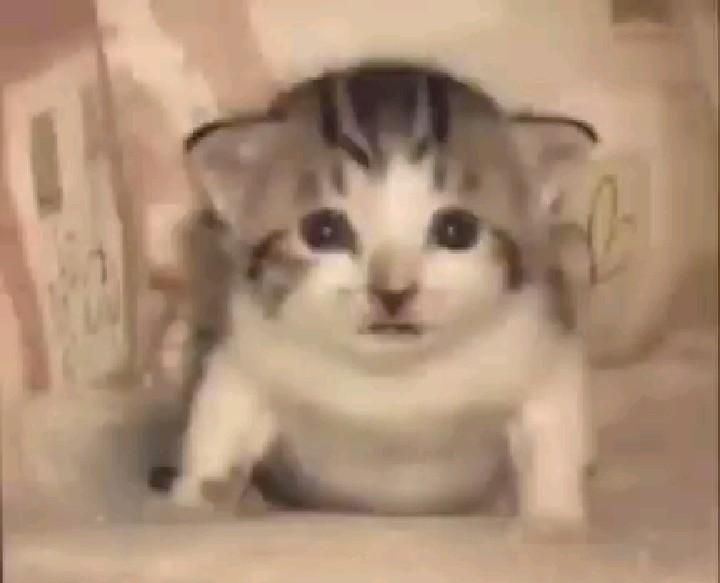
#> input picture img/car1.jpg, 720 x 583 px, found by its file name
$ python task_1.py
#> lines starting #> are read from the running program, lines starting #| are printed output that depends on the picture; after the words box and inside, x2 and y2 are one past the last pixel; in counts of white or black regions, pixels touching at a corner belong together
import numpy as np
import cv2 as cv
from matplotlib import pyplot as plt

img = cv.imread('img/car1.jpg')
#> img is the input picture: shape (583, 720, 3); mean B, G, R 120.1, 143.9, 173.4

print(img.shape)
#| (583, 720, 3)
print("Pixel color at [100, 100]: ", img[100, 100])
#| Pixel color at [100, 100]:  [112 136 172]

#blue pixel -> BGR
print("Blue pixel: ", img[100, 100, 0])
#| Blue pixel:  112

img[100,100] = [255,255,255]
#> img: shape (583, 720, 3); under 0.01% of pixels changed, all inside (x1, y1, x2, y2) = (100, 100, 101, 101)
print("Modify pixel: ", img[100,100])
#| Modify pixel:  [255 255 255]

#Use some new methods from np instead of np like python because of perfomance
print("Red pixel value: ", img.item(10,10,2))
#| Red pixel value:  156

# img.itemset((10,10,2),100) REMOVED FROM LIBRARY
# print("Modify pixel new method: ", img.item(10,10,2))

print("Img shape = ", img.shape)
#| Img shape =  (583, 720, 3)
print("Img size CxHxW = ", img.size)
#| Img size CxHxW =  1259280
print("Img dtype = ", img.dtype)
#| Img dtype =  uint8


area = img[120:450, 200:500]
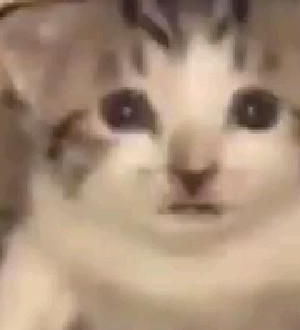
#> area: shape (330, 300, 3); mean B, G, R 121.7, 143.4, 168.5
img[0:330, 0:300] = area
cv.imshow("Results", img)
cv.waitKey(0)

#split and merge channels
b,g,r = cv.split(img)
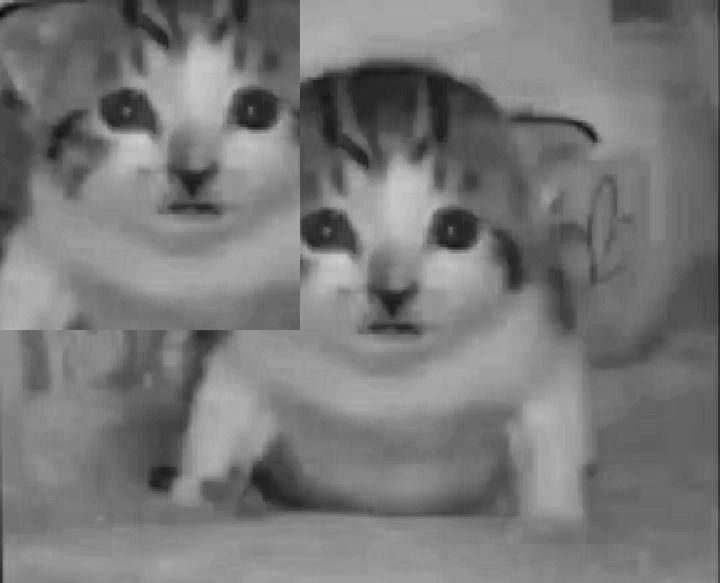
#> b: shape (583, 720); min 8, max 205, mean 120.3
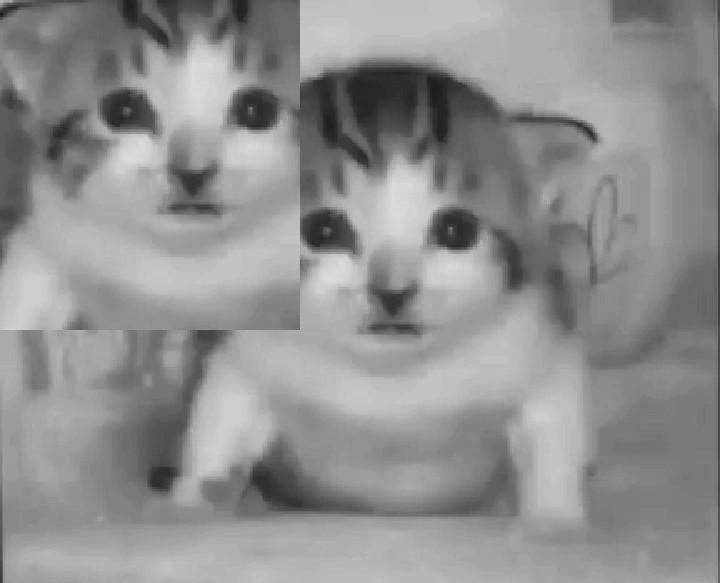
#> g: shape (583, 720); min 28, max 221, mean 143.5
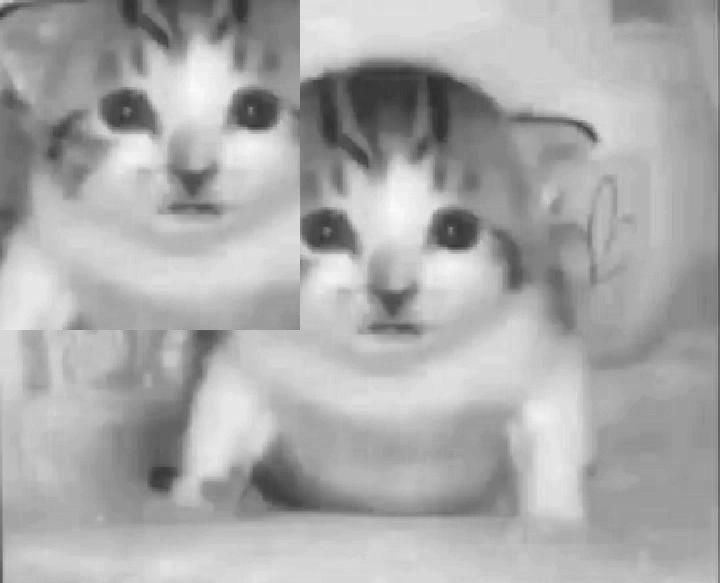
#> r: shape (583, 720); min 45, max 249, mean 170.7
img = cv.merge((b,g,r))

#or slices
b = img[:,:,0]
img[:,:,2] = 0
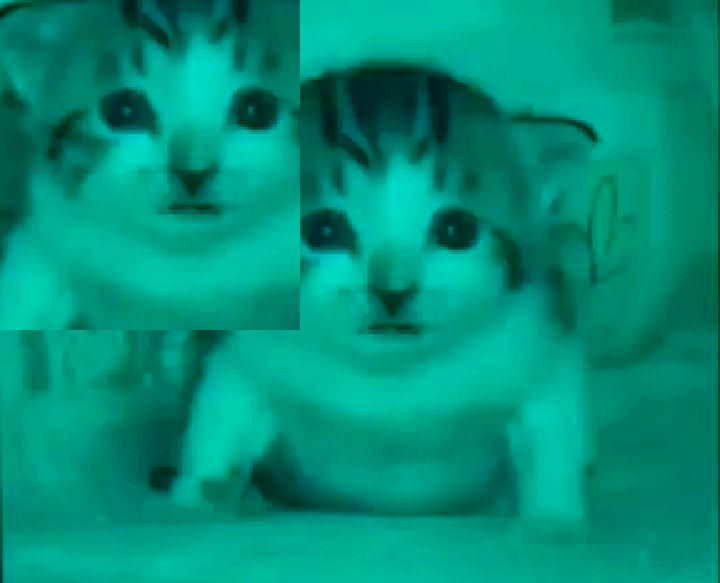
#> img: shape (583, 720, 3); mean B, G, R 120.3, 143.5, 0
cv.imshow("Results", img)
cv.waitKey(0)

BLUE = [255,0,0]

img1 = cv.imread('img/car2.jpg')
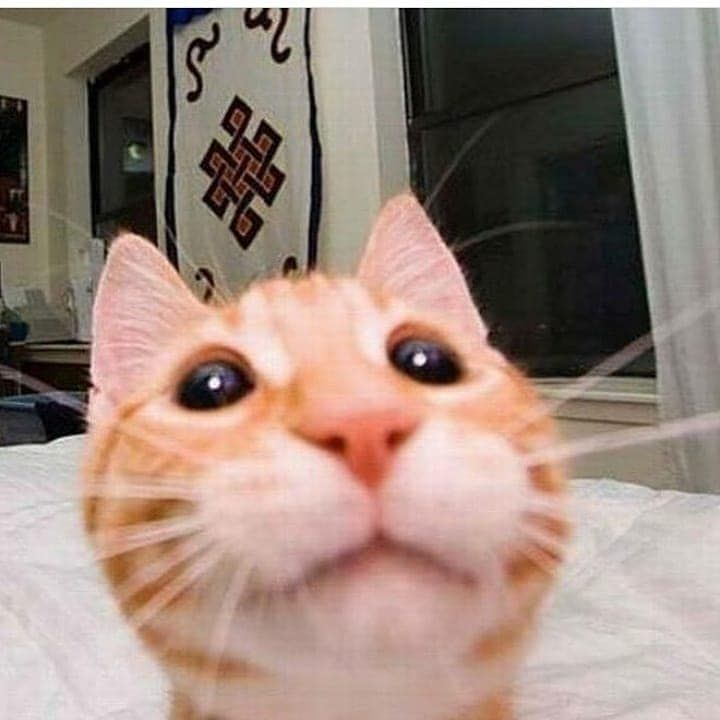
#> input picture img/car2.jpg, 720 x 720 px, found by its file name
#> img1 is the input picture: shape (720, 720, 3); mean B, G, R 125.2, 135.6, 156.1

size = 100

replicate = cv.copyMakeBorder(img1,size,size,size,size,cv.BORDER_REPLICATE)
reflect = cv.copyMakeBorder(img1,size,size,size,size,cv.BORDER_REFLECT)
reflect101 = cv.copyMakeBorder(img1,size,size,size,size,cv.BORDER_REFLECT_101)
wrap = cv.copyMakeBorder(img1,size,size,size,size,cv.BORDER_WRAP)
constant= cv.copyMakeBorder(img1,size,size,size,size,cv.BORDER_CONSTANT,value=BLUE)
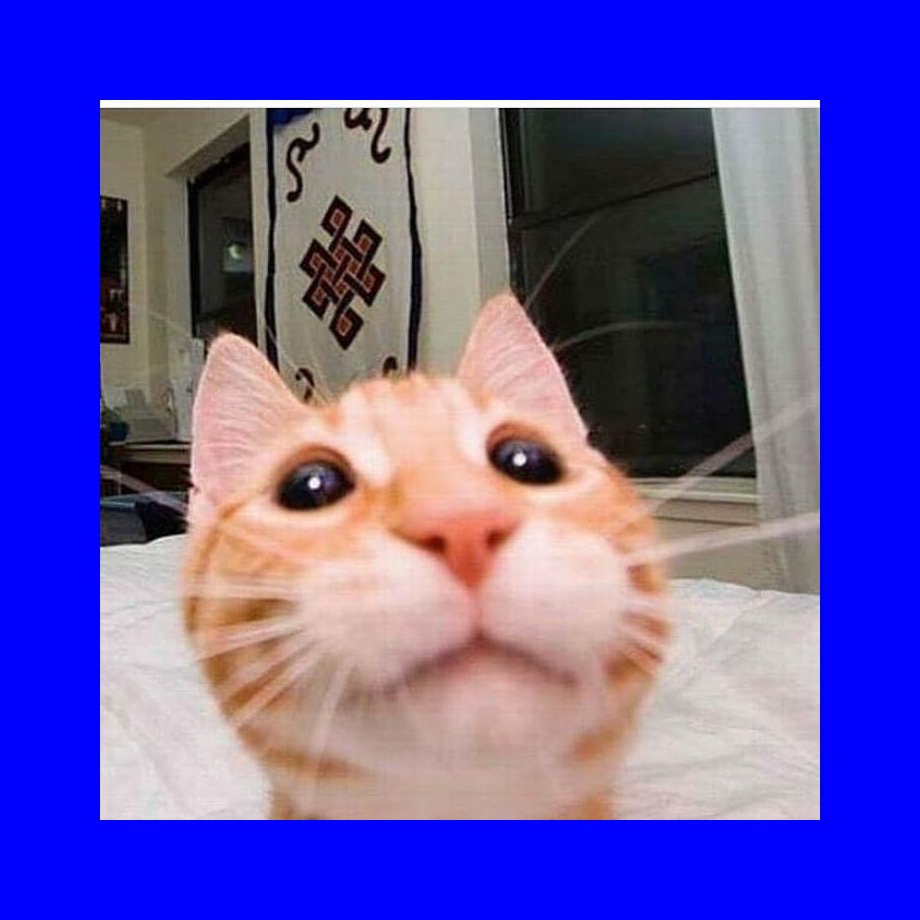
#> constant: shape (920, 920, 3); mean B, G, R 175.5, 83, 95.6

plt.subplot(231),plt.imshow(img1,'gray'),plt.title('ORIGINAL')
plt.subplot(232),plt.imshow(replicate,'gray'),plt.title('REPLICATE')
plt.subplot(233),plt.imshow(reflect,'gray'),plt.title('REFLECT')
plt.subplot(234),plt.imshow(reflect101,'gray'),plt.title('REFLECT_101')
plt.subplot(235),plt.imshow(wrap,'gray'),plt.title('WRAP')
plt.subplot(236),plt.imshow(constant,'gray'),plt.title('CONSTANT')

plt.show()
#> figure, not shown here; B, G, R data is drawn as R, G, B
